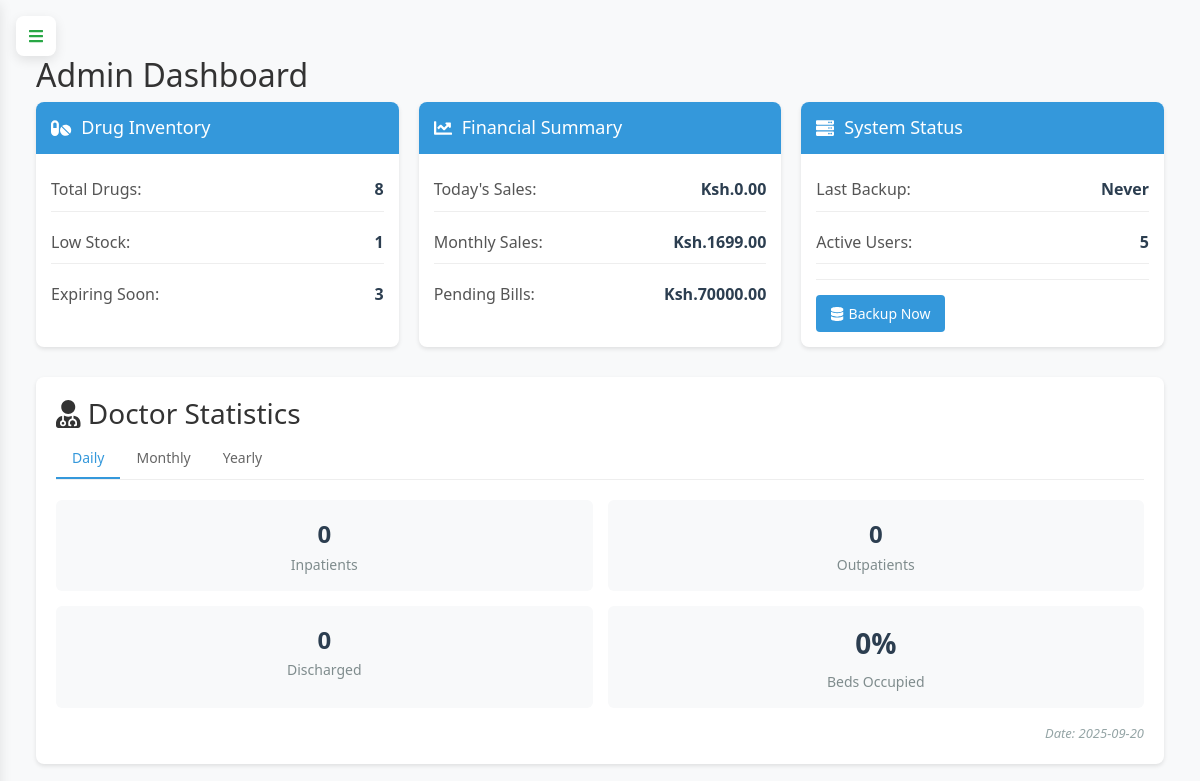
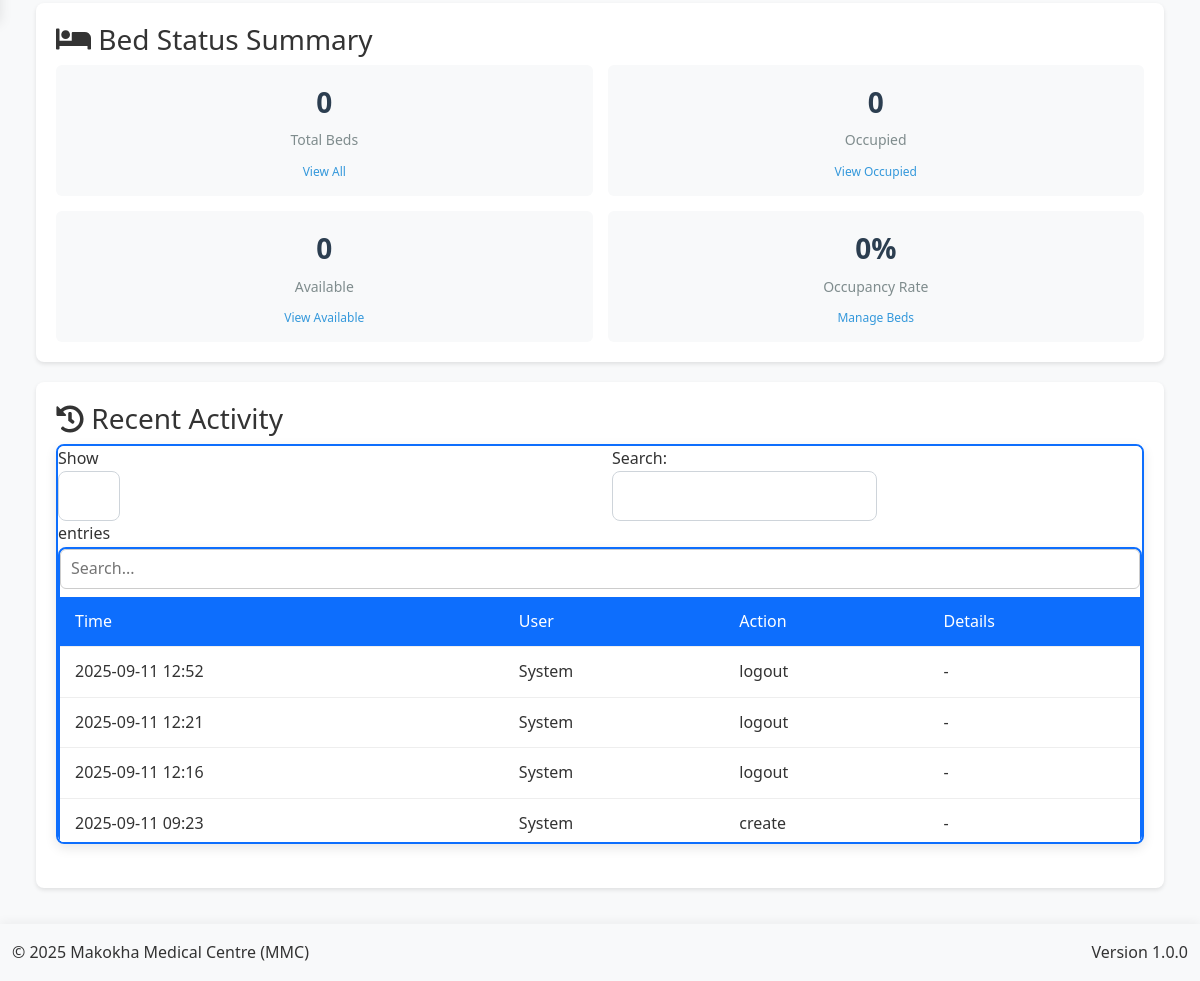
The page /admin (signed in) on the database its author committed (2 pictures, top to bottom).
### app.py (models this page shows, shortened)
class AuditLog(db.Model):
    __tablename__ = 'audit_logs'
    id = db.Column(db.Integer, primary_key=True)
    user_id = db.Column(db.Integer, db.ForeignKey('user.id'), nullable=False)
    action = db.Column(db.String(50), nullable=False)
    table_name = db.Column(db.String(50))  # Tracks which table was affected
    record_id = db.Column(db.Integer)      # ID of the affected record
    description = db.Column(db.String(255))  # For backward compatibility
    changes = db.Column(db.JSON)           # Structured change data
    old_values = db.Column(db.JSON)        # Previous values before change
    new_values = db.Column(db.JSON)        # Values after change
    ip_address = db.Column(db.String(50))  # IP address of the requester
    created_at = db.Column(db.DateTime, default=lambda: datetime.now(timezone.utc))
    user = db.relationship('User', backref='audit_log_entries')

### app.py (the view)
@app.route('/admin')
@login_required
def admin_dashboard():
    if current_user.role != 'admin':
        flash('Unauthorized access', 'danger')
        return redirect(url_for('home'))
    try:
        total_drugs = db.session.query(func.count(Drug.id)).scalar()
        low_stock = db.session.query(func.count(Drug.id)).filter(
            Drug.stocked_quantity - Drug.sold_quantity < 10
        ).scalar()
        expiring_soon = db.session.query(func.count(Drug.id)).filter(
            Drug.expiry_date <= date.today() + timedelta(days=30)
        ).scalar()
        today_sales = db.session.query(func.sum(Sale.total_amount)).filter(
            func.date(Sale.created_at) == date.today()
        ).scalar() or 0
        monthly_sales = db.session.query(func.sum(Sale.total_amount)).filter(
            func.strftime('%Y-%m', Sale.created_at) == datetime.now().strftime('%Y-%m')
        ).scalar() or 0
        pending_bills = db.session.query(func.sum(Debtor.amount_owed)).scalar() or 0
        last_backup = BackupRecord.query.filter_by(status='completed')\
            .order_by(BackupRecord.timestamp.desc()).first()
        last_backup_time = last_backup.timestamp if last_backup else 'Never'
        backup_stats = {
            'total_backups': BackupRecord.query.count(),
            'successful_backups': BackupRecord.query.filter_by(status='completed').count(),
            'failed_backups': BackupRecord.query.filter_by(status='failed').count(),
            'total_size_mb': db.session.query(
                func.coalesce(func.sum(BackupRecord.size_bytes), 0) / (1024 * 1024)
            ).scalar()
        }
        active_users = db.session.query(func.count(User.id)).filter_by(is_active=True).scalar()
        daily_stats = get_doctor_stats('daily')
        monthly_stats = get_doctor_stats('monthly')
        yearly_stats = get_doctor_stats('yearly')
        recent_activity = db.session.query(
            AuditLog.id,
            AuditLog.action,
            AuditLog.created_at.label('created_at'),
            literal('audit').label('type')
        ).union_all(
            db.session.query(
                BackupRecord.id,
                literal('backup').label('action'),
                BackupRecord.timestamp.label('created_at'),
                literal('backup').label('type')
            )
        ).order_by(text('created_at')).limit(10).all()
        return render_template('admin/dashboard.html',
            total_drugs=total_drugs,
            low_stock=low_stock,
            expiring_soon=expiring_soon,
            today_sales=today_sales,
            monthly_sales=monthly_sales,
            pending_bills=pending_bills,
            last_backup_time=last_backup_time,
            backup_stats=backup_stats,
            active_users=active_users,
            daily_stats=daily_stats,
            monthly_stats=monthly_stats,
            yearly_stats=yearly_stats,
            recent_activity=recent_activity
        )
    except Exception as e:
        app.logger.error(f"Error in admin dashboard: {str(e)}")
        flash('An error occurred while loading the dashboard', 'danger')
        return redirect(url_for('home'))

### app.py (called while the page is built, shortened)
@app.before_request
def initialize_data():
    global _first_request
    if not _first_request:
        return

@app.context_processor
def inject_current_date():
    return {'current_date': date.today().strftime('%Y-%m-%d')}

@app.context_processor
def inject_csrf_token():
    return dict(csrf_token=generate_csrf)

def get_total_beds():
    return Bed.query.count()

def get_available_beds():
    return Bed.query.filter_by(status='available').count()

def get_occupied_beds():
    return Bed.query.filter_by(status='occupied').count()

@app.context_processor
def utility_processor():
    def decrypt_data(encrypted_data):
        if not encrypted_data:
            return ""
        try:
            return Config.decrypt_data_static(encrypted_data)
        except:
            return "[Decryption Error]"
    return dict(decrypt_data=decrypt_data)

    @login_manager.user_loader
    def load_user(user_id):
        return db.session.get(User, int(user_id))

### templates/admin/dashboard.html (shortened to what this page needs)
{% extends "base.html" %}
{% block content %}
<div class="content">
    <div class="section-content active" id="dashboard-section">
        <h2>Admin Dashboard</h2>
        <div class="dashboard-widgets">
            <div class="widget">
                <div class="widget-header">
                    <h3><i class="fas fa-pills"></i> Drug Inventory</h3>
                </div>
                <div class="widget-body">
                    <div class="widget-item">
                        <span class="widget-label">Total Drugs:</span>
                        <span class="widget-value">{{ total_drugs }}</span>
                    </div>
                    <div class="widget-item">
                        <span class="widget-label">Low Stock:</span>
                        <span class="widget-value">{{ low_stock }}</span>
                    </div>
                    <div class="widget-item">
                        <span class="widget-label">Expiring Soon:</span>
                        <span class="widget-value">{{ expiring_soon }}</span>
                    </div>
                </div>
            </div>
            <div class="widget">
                <div class="widget-header">
                    <h3><i class="fas fa-chart-line"></i> Financial Summary</h3>
                </div>
                <div class="widget-body">
                    <div class="widget-item">
                        <span class="widget-label">Today's Sales:</span>
                        <span class="widget-value">Ksh.{{ "%.2f"|format(today_sales) }}</span>
                    </div>
                    <div class="widget-item">
                        <span class="widget-label">Monthly Sales:</span>
                        <span class="widget-value">Ksh.{{ "%.2f"|format(monthly_sales) }}</span>
                    </div>
                    <div class="widget-item">
                        <span class="widget-label">Pending Bills:</span>
                        <span class="widget-value">Ksh.{{ "%.2f"|format(pending_bills) }}</span>
                    </div>
                </div>
            </div>
            <div class="widget">
                <div class="widget-header">
                    <h3><i class="fas fa-server"></i> System Status</h3>
                </div>
                <div class="widget-body">
                    <div class="widget-item">
                        <span class="widget-label">Last Backup:</span>
                        <span class="widget-value">
                            {% if last_backup_time != 'Never' %}
                                {{ last_backup_time.strftime('%Y-%m-%d %H:%M') }}
                            {% else %}
                                Never
                            {% endif %}
                        </span>
                    </div>
                    <div class="widget-item">
                        <span class="widget-label">Active Users:</span>
                        <span class="widget-value">{{ active_users }}</span>
                    </div>
                    <div class="widget-actions">
                        <a href="{{ url_for('backup_management') }}" class="btn btn-primary">
                            <i class="fas fa-database"></i> Backup Now
                        </a>
                    </div>
                </div>
            </div>
        </div>
        <div class="doctor-stats-section">
            <h3><i class="fas fa-user-md"></i> Doctor Statistics</h3>
            <div class="timeframe-tabs">
                <button class="timeframe-tab active" onclick="showTimeframe('daily')">Daily</button>
                <button class="timeframe-tab" onclick="showTimeframe('monthly')">Monthly</button>
                <button class="timeframe-tab" onclick="showTimeframe('yearly')">Yearly</button>
            </div>
            <div id="daily-stats" class="timeframe-content active">
                <div class="stats-grid">
                    <div class="stat-card">
                        <div class="stat-value">{{ daily_stats.inpatients }}</div>
                        <div class="stat-label">Inpatients</div>
                    </div>
                    <div class="stat-card">
                        <div class="stat-value">{{ daily_stats.outpatients }}</div>
                        <div class="stat-label">Outpatients</div>
                    </div>
                    <div class="stat-card">
                        <div class="stat-value">{{ daily_stats.discharged }}</div>
                        <div class="stat-label">Discharged</div>
                    </div>
                    <div class="stat-card">
                        <div class="bed-stat-value">
                            {% if daily_stats.total_beds > 0 %}
                                {{ ((daily_stats.occupied_beds / daily_stats.total_beds) * 100) | round(1) }}%
                            {% else %}
                                0%
                            {% endif %}
                        </div>
                        <div class="stat-label">Beds Occupied</div>
                    </div>
                </div>
                <div class="stats-date">Date: {{ daily_stats.start_date.strftime('%Y-%m-%d') }}</div>
            </div>
        </div>
        <div class="bed-status-section">
            <h3><i class="fas fa-bed"></i> Bed Status Summary</h3>
            <div class="bed-stats-grid">
                <div class="bed-stat-card">
                    <div class="bed-stat-value">{{ daily_stats.total_beds }}</div>
                    <div class="bed-stat-label">Total Beds</div>
                    <a href="{{ url_for('manage_beds') }}" class="bed-stat-link">View All</a>
                </div>
                <div class="bed-stat-card">
                    <div class="bed-stat-value">{{ daily_stats.occupied_beds }}</div>
                    <div class="bed-stat-label">Occupied</div>
                    <a href="{{ url_for('manage_beds') }}?status=occupied" class="bed-stat-link">View Occupied</a>
                </div>
                <div class="bed-stat-card">
                    <div class="bed-stat-value">{{ daily_stats.available_beds }}</div>
                    <div class="bed-stat-label">Available</div>
                    <a href="{{ url_for('manage_beds') }}?status=available" class="bed-stat-link">View Available</a>
                </div>
                <div class="bed-stat-card">
                    <div class="bed-stat-value">
                        {% if daily_stats.total_beds > 0 %}
                            {{ ((daily_stats.occupied_beds / daily_stats.total_beds) * 100) | round(1) }}%
                        {% else %}
                            0%
                        {% endif %}
                    </div>
                    <div class="bed-stat-label">Occupancy Rate</div>
                    <a href="{{ url_for('manage_beds') }}" class="bed-stat-link">Manage Beds</a>
                </div>
            </div>
        </div>
        <div class="recent-activity">
            <h3><i class="fas fa-history"></i> Recent Activity</h3>
            <table class="activity-table">
                <thead>
                    <tr>
                        <th>Time</th>
                        <th>User</th>
                        <th>Action</th>
                        <th>Details</th>
                    </tr>
                </thead>
                <tbody>
                    {% for log in recent_activity %}
                    <tr>
                        <td>{{ log.created_at.strftime('%Y-%m-%d %H:%M') }}</td>
                        <td>{{ log.user.username if log.user else 'System' }}</td>
                        <td>{{ log.action }}</td>
                        <td>
                            {% if log.table_name and log.record_id %}
                                {{ log.table_name }} #{{ log.record_id }}
                            {% else %}
                                -
                            {% endif %}
                        </td>
                    </tr>
                    {% endfor %}
                </tbody>
            </table>
        </div>
    </div>
</div>
{% endblock %}

### static/css/style.css (style rules this page uses)
:root { --primary-color: #3498db; --secondary-color: #2980b9; --success-color: #2ecc71; --danger-color: #e74c3c; --warning-color: #f39c12; --info-color: #1abc9c; --light-color: #ecf0f1; --dark-color: #2c3e50; --gray-color: #95a5a6; --white-color: #ffffff; --black-color: #000000; --sidebar-width: 250px; --sidebar-collapsed-width: 0; --top-bar-height: 60px; --shadow: 0 2px 10px rgba(0, 0, 0, 0.1); --transition: all 0.3s ease; }
* { margin: 0; padding: 0; box-sizing: border-box; font-family: 'Segoe UI', Tahoma, Geneva, Verdana, sans-serif; }
.btn { position: relative; z-index: auto; }
.content, .main-content, .dashboard-container { position: static !important; overflow: visible !important; }
body { background-color: #f5f6fa; color: #333; line-height: 1.6; overflow-x: hidden; }
a { text-decoration: none; color: inherit; }
button, input, select, textarea { font-family: inherit; font-size: inherit; }
.btn { display: inline-block; padding: 8px 16px; border: none; border-radius: 4px; background-color: var(--primary-color); color: white; cursor: pointer; transition: var(--transition); }
.btn-primary { background-color: var(--primary-color); }
.content { flex: 1; padding: 20px; overflow-y: auto; }
.section-content { display: none; width: 100%; }
.section-content.active { display: block; }
.dashboard-widgets { display: grid; grid-template-columns: repeat(auto-fit, minmax(300px, 1fr)); gap: 20px; margin-bottom: 30px; }
.widget { background-color: white; border-radius: 8px; box-shadow: var(--shadow); overflow: hidden; }
.widget-header { padding: 15px 20px; background-color: var(--primary-color); color: white; }
.widget-header h3 { font-size: 1.1rem; display: flex; align-items: center; }
.widget-body { padding: 20px; }
.widget-item { display: flex; justify-content: space-between; margin-bottom: 10px; padding-bottom: 10px; border-bottom: 1px solid #eee; }
.widget-item:last-child { margin-bottom: 0; padding-bottom: 0; border-bottom: none; }
.widget-label { font-weight: 500; color: var(--gray-color); }
.widget-value { font-weight: 600; }
.widget-actions { margin-top: 15px; }

### templates/base.html (style rules this page uses)
:root { --sidebar-width: 260px; --sidebar-collapsed-width: 0px; --primary-color: #0d6efd; --primary-dark: #0a58ca; --secondary-color: #6c757d; --header-height: 60px; --transition-speed: 0.3s; --border-color: rgba(255, 255, 255, 0.1); --table-blue: #0d6efd; --table-white: #ffffff; --hamburger-red: #dc3545; --hamburger-green: #28a745; --bg-light: #f8f9fa; --text-dark: #212529; --shadow: 0 4px 12px rgba(0, 0, 0, 0.1); --radius: 8px; }
body { background-color: var(--bg-light); font-family: 'Segoe UI', Tahoma, Geneva, Verdana, sans-serif; line-height: 1.6; padding-top: 20px; }
.table-container table { width: 100%; border-collapse: separate; border-spacing: 0; table-layout: auto; }
.table-container th { background-color: var(--table-blue) !important; color: var(--table-white) !important; position: sticky; top: 0; padding: 0.6rem 0.8rem; font-weight: 600; white-space: nowrap; border: none; text-align: left; z-index: 2; }
.table-container td { padding: 0.6rem 0.8rem; vertical-align: middle; border: none; white-space: nowrap; overflow: hidden; text-overflow: ellipsis; max-width: 250px; }
.table-container tbody tr { transition: background-color 0.2s; }
.btn { border-radius: var(--radius); padding: 0.75rem 1.5rem; font-weight: 500; transition: all 0.3s; }
.btn-primary { background-color: var(--primary-color); border-color: var(--primary-color); }

### rows shown on the page
AuditLog: created_at "2025-09-11 09:23", user "System", action "create"
AuditLog: created_at "2025-09-11 12:16", user "System", action "logout"
AuditLog: created_at "2025-09-11 12:21", user "System", action "logout"
AuditLog: created_at "2025-09-11 12:52", user "System", action "logout"

### other values the page prints
{{ total_drugs }} "8"
{{ low_stock }} "1"
{{ expiring_soon }} "3"
{{ "%.2f"|format(today_sales) }} "0.00"
{{ "%.2f"|format(monthly_sales) }} "1699.00"
{{ "%.2f"|format(pending_bills) }} "70000.00"
{{ active_users }} "5"
{{ daily_stats.inpatients }} "0"
{{ daily_stats.outpatients }} "0"
{{ daily_stats.discharged }} "0"
{{ daily_stats.start_date.strftime('%Y-%m-%d') }} "2025-09-20"
{{ daily_stats.total_beds }} "0"
{{ daily_stats.occupied_beds }} "0"
{{ daily_stats.available_beds }} "0"
